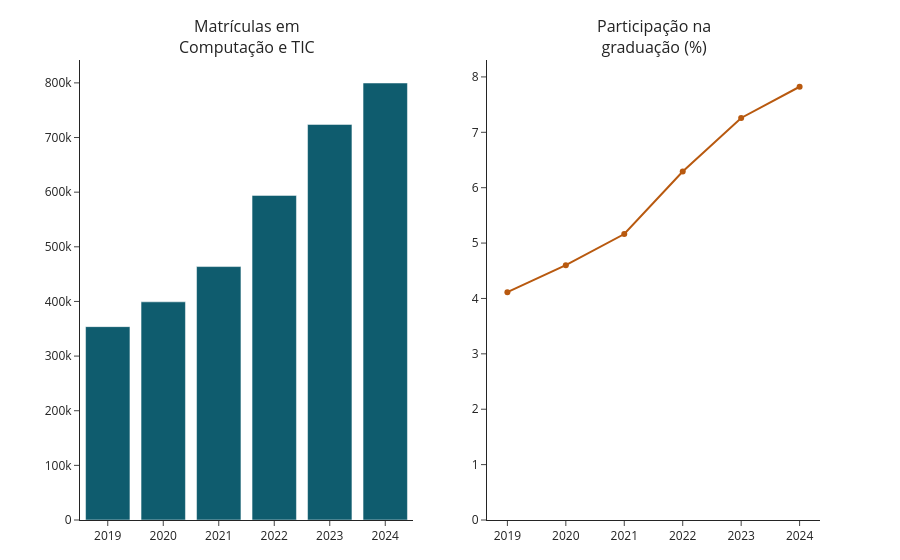

Write notebook code for a chart like this one.
### Markdown cell above
## 2. RQ1 — Matrículas em Computação e TIC: absolutas e proporcionais ao total da graduação

### Code cell
r1 = analysis.rq1(df); display(r1.round(2))
print('CAGR matrículas Computação/TIC:', analysis.cagr(r1.mat_computacao.iloc[0], r1.mat_computacao.iloc[-1], len(r1) - 1))
viz.plotly_rq1(r1, SINT).show()

### Figure 1 — Plotly figure (JSON) as saved in the notebook; plotly's stock layout.template omitted (floating-point values rounded to 4 significant figures)
{"data": [{"marker": {"color": "#0f5c6e"}, "name": "Matrículas", "type": "bar", "x": [2019, 2020, 2021, 2022, 2023, 2024], "xaxis": "x", "y": [353909, 399285, 463823, 594102, 724017, 799800], "yaxis": "y"}, {"line": {"color": "#b8590f"}, "mode": "lines+markers", "name": "Participação (%)", "type": "scatter", "x": [2019, 2020, 2021, 2022, 2023, 2024], "xaxis": "x2", "y": [4.114, 4.601, 5.163, 6.293, 7.259, 7.823], "yaxis": "y2"}], "layout": {"annotations": [{"font": {"size": 16}, "showarrow": false, "text": "Matrículas em<br>Computação e TIC", "x": 0.225, "xanchor": "center", "xref": "paper", "y": 1.0, "yanchor": "bottom", "yref": "paper"}, {"font": {"size": 16}, "showarrow": false, "text": "Participação na<br>graduação (%)", "x": 0.775, "xanchor": "center", "xref": "paper", "y": 1.0, "yanchor": "bottom", "yref": "paper"}], "margin": {"b": 40, "t": 60}, "showlegend": false, "xaxis": {"anchor": "y", "domain": [0.0, 0.45], "dtick": 1}, "xaxis2": {"anchor": "y2", "domain": [0.55, 1.0], "dtick": 1}, "yaxis": {"anchor": "x", "domain": [0.0, 1.0], "rangemode": "tozero"}, "yaxis2": {"anchor": "x2", "domain": [0.0, 1.0], "rangemode": "tozero"}}}
